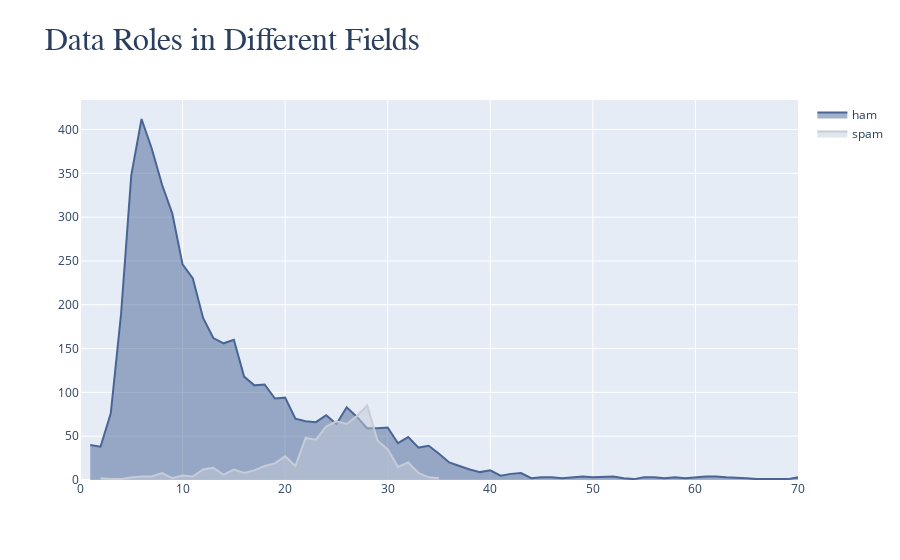

Write notebook code for a chart like this one.
### Markdown cell above
As we can see, the classes are imbalanced, so we can consider using some kind of resampling. We will study later. Anyway, it doesn't seem to be necessary.

### Code cell
ham_df = df[df['target'] == 'ham']['message_len'].value_counts().sort_index()
spam_df = df[df['target'] == 'spam']['message_len'].value_counts().sort_index()

fig = go.Figure()
fig.add_trace(go.Scatter(
    x = ham_df.index,
    y = ham_df.values,
    name = 'ham',
    fill = 'tozeroy',
    marker_color = primary_blue,
))
fig.add_trace(go.Scatter(
    x = spam_df.index,
    y = spam_df.values,
    name = 'spam',
    fill = 'tozeroy',
    marker_color = primary_grey,
))
fig.update_layout(
    title = '<span style="font-size:32px; font-family:Times New Roman">Data Roles in Different Fields</span>'
)
fig.update_xaxes(range = [0, 70])
fig.show()

### Figure 1 — Plotly figure (JSON) as saved in the notebook; plotly's stock layout.template omitted (floating-point values rounded to 4 significant figures)
{"data": [{"fill": "tozeroy", "marker": {"color": "#496595"}, "name": "ham", "type": "scatter", "x": [1, 2, 3, 4, 5, 6, 7, 8, 9, 10, 11, 12, 13, 14, 15, 16, 17, 18, 19, 20, 21, 22, 23, 24, 25, 26, 27, 28, 29, 30, 31, 32, 33, 34, 35, 36, 37, 38, 39, 40, 41, 42, 43, 44, 45, 46, 47, 48, 49, 50, 52, 53, 54, 55, 56, 57, 58, 59, 60, 61, 62, 63, 65, 66, 69, 70, 71, 72, 73, 76, 77, 80, 88, 89, 95, 96, 99, 119, 121, 125, 162, 171], "y": [40, 38, 76, 189, 348, 412, 378, 337, 304, 246, 230, 185, 162, 156, 160, 118, 108, 109, 93, 94, 70, 67, 66, 74, 64, 83, 72, 59, 59, 60, 42, 49, 37, 39, 30, 20, 16, 12, 9, 11, 5, 7, 8, 2, 3, 3, 2, 3, 4, 3, 4, 2, 1, 3, 3, 2, 3, 2, 3, 4, 4, 3, 2, 1, 1, 3, 1, 2, 3, 1, 2, 1, 1, 1, 1, 2, 1, 1, 1, 2, 1, 1]}, {"fill": "tozeroy", "marker": {"color": "#c6ccd8"}, "name": "spam", "type": "scatter", "x": [2, 3, 4, 5, 6, 7, 8, 9, 10, 11, 12, 13, 14, 15, 16, 17, 18, 19, 20, 21, 22, 23, 24, 25, 26, 27, 28, 29, 30, 31, 32, 33, 34, 35], "y": [2, 1, 1, 3, 4, 4, 8, 2, 5, 4, 12, 14, 6, 12, 8, 11, 16, 19, 27, 16, 48, 46, 61, 67, 64, 73, 85, 45, 35, 15, 20, 8, 3, 2]}], "layout": {"title": {"text": "<span style=\"font-size:32px; font-family:Times New Roman\">Data Roles in Different Fields</span>"}, "xaxis": {"range": [0, 70]}}}
